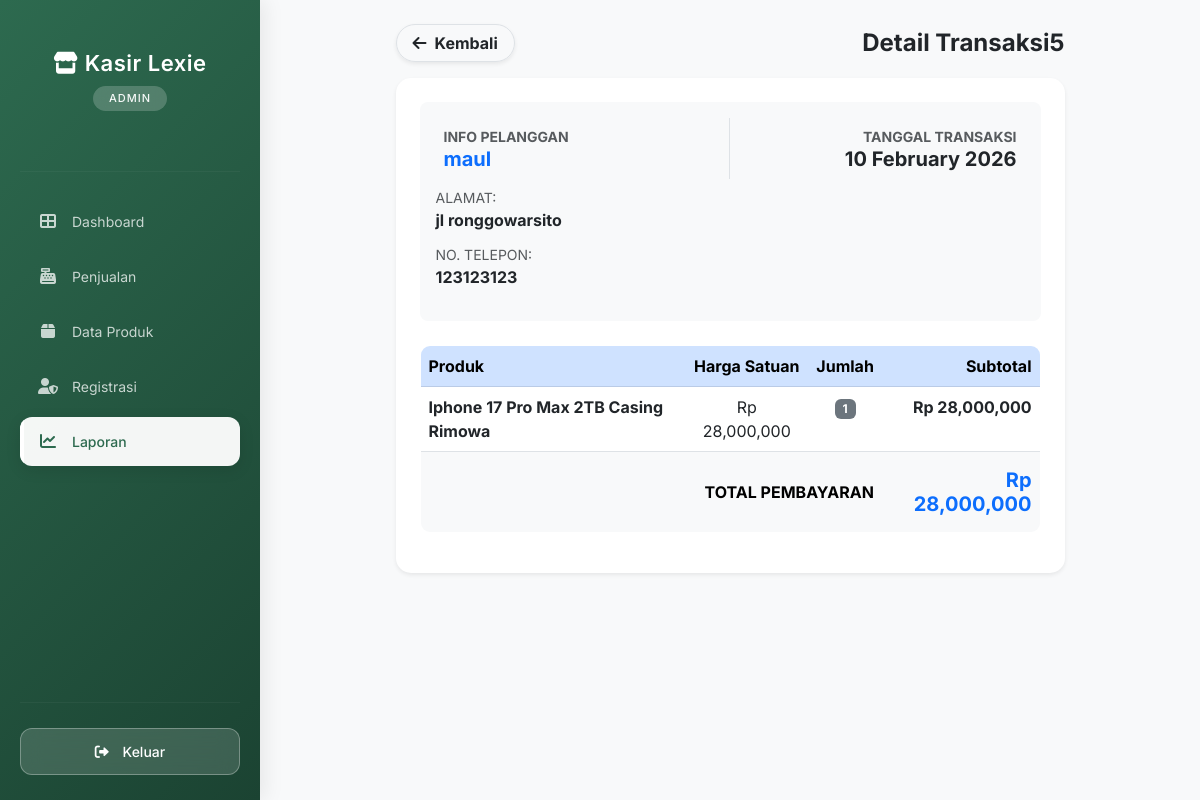
Screenshot of /kasir/admin/laporan/detail.php?id=5 (signed in) with the database file from the repository.
### tables this page shows
CREATE TABLE `penjualan` (
  `PenjualanID` int(11) NOT NULL,
  `TanggalPenjualan` date NOT NULL,
  `TotalHarga` decimal(10,2) NOT NULL,
  `PelangganID` int(11) NOT NULL
);

CREATE TABLE `pelanggan` (
  `PelangganID` int(11) NOT NULL,
  `NamaPelanggan` varchar(255) NOT NULL,
  `Alamat` text NOT NULL,
  `NomorTelepon` varchar(15) NOT NULL
);

CREATE TABLE `detailpenjualan` (
  `DetailID` int(11) NOT NULL,
  `PenjualanID` int(11) NOT NULL,
  `ProdukID` int(11) NOT NULL,
  `JumlahProduk` int(11) NOT NULL,
  `Subtotal` decimal(10,2) NOT NULL
);

CREATE TABLE `produk` (
  `ProdukID` int(11) NOT NULL,
  `NamaProduk` varchar(255) NOT NULL,
  `Harga` decimal(10,2) NOT NULL,
  `Stok` int(11) NOT NULL
);

### kasir/admin/laporan/detail.php (the view, shortened to what this page needs)
<?php
include '../../main/connect.php';
$id = $_GET['id'];
$query = mysqli_query($conn, "SELECT * FROM penjualan
         JOIN pelanggan ON penjualan.PelangganID = pelanggan.PelangganID
         WHERE PenjualanID = '$id'");
$data = mysqli_fetch_array($query);
?>
<!DOCTYPE html>
<html lang="id">
<head>
    <link href="https://cdn.jsdelivr.net/npm/bootstrap@5.3.0/dist/css/bootstrap.min.css" rel="stylesheet">
    <link rel="stylesheet" href="https://cdnjs.cloudflare.com/ajax/libs/font-awesome/6.0.0/css/all.min.css">
</head>
<body class="bg-light">
    <div class="d-flex">
        <?php include '../../template/sidebar.php'; ?>
        <div class="container-fluid p-4">
            <div class="col-md-9 mx-auto">
                <div class="d-flex justify-content-between align-items-center mb-3">
                    <a href="index.php" class="btn btn-hover btn-white shadow-sm border rounded-pill px-3 fw-bold">
                        <i class="fas fa-arrow-left me-2"></i>Kembali
                    </a>
                    <h4 class="fw-bold m-0">Detail Transaksi<?= $id; ?></h4>
                </div>
                <div class="card card-detail shadow-sm">
                    <div class="card-body p-4">
                        <div class="row mb-4 bg-light p-3 rounded-3 g-0">
                            <div class="col-md-6 border-end p-2">
                                <small class="text-muted d-block fw-bold">INFO PELANGGAN</small>
                                <h5 class="fw-bold text-primary m-0"><?= $data['NamaPelanggan']; ?></h5>
                            </div>
                            <div class="col-md-6 p-2 text-md-end">
                                <small class="text-muted d-block fw-bold">TANGGAL TRANSAKSI</small>
                                <h5 class="fw-bold m-0"><?= date('d F Y', strtotime($data['TanggalPenjualan'])); ?></h5>
                            </div>
                            <small class="text-muted d-block mt-2">ALAMAT:</small>
                            <p class="fw-bold mb-1"><?= $data['Alamat']; ?></p>
                            <small class="text-muted d-block mt-2">NO. TELEPON:</small>
                            <p class="fw-bold"><?= $data['NomorTelepon']; ?></p>
                        </div>
                        <div class="table-responsive">
                            <table class="table border">
                                <thead class="table-primary">
                                    <tr>
                                        <th>Produk</th>
                                        <th class="text-center">Harga Satuan</th>
                                        <th class="text-center">Jumlah</th>
                                        <th class="text-end">Subtotal</th>
                                    </tr>
                                </thead>
                                <tbody>
                                    <?php
                                    $detail = mysqli_query($conn, "SELECT * FROM detailpenjualan
                                              JOIN produk ON detailpenjualan.ProdukID = produk.ProdukID
                                              WHERE PenjualanID = '$id'");
                                    while($d = mysqli_fetch_array($detail)){
                                    ?>
                                    <tr>
                                        <td><span class="fw-bold"><?= $d['NamaProduk']; ?></span></td>
                                        <td class="text-center">Rp <?= number_format($d['Harga']); ?></td>
                                        <td class="text-center"><span class="badge bg-secondary"><?= $d['JumlahProduk']; ?></span></td>
                                        <td class="text-end fw-bold">Rp <?= number_format($d['Subtotal']); ?></td>
                                    </tr>
                                    <?php } ?>
                                </tbody>
                                <tfoot>
                                    <tr class="table-light">
                                        <th colspan="3" class="text-end py-3">TOTAL PEMBAYARAN</th>
                                        <th class="text-end py-3 text-primary h5 fw-bold">Rp <?= number_format($data['TotalHarga']); ?></th>
                                    </tr>
                                </tfoot>
                            </table>
                        </div>
                    </div>
                </div>
            </div>
        </div>
    </div>
</body>
</html>

### kasir/admin/laporan/detail.php (style rules this page uses)
.card-detail { border-radius: 15px; border: none; }
.table { border-radius: 10px; overflow: hidden; }

### kasir/template/sidebar.php (style rules this page uses)
* { font-family: 'Inter', sans-serif; }

### rows the page displays
penjualan: PelangganID.NamaPelanggan "maul", TanggalPenjualan "10 February 2026", PelangganID.Alamat "jl ronggowarsito", PelangganID.NomorTelepon "123123123", TotalHarga "28,000,000"
detailpenjualan: ProdukID.NamaProduk "Iphone 17 Pro Max 2TB Casing Rimowa", ProdukID.Harga "28,000,000", JumlahProduk "1", Subtotal "28,000,000"

### other values shown
$_SESSION['role'] "ADMIN"
$id "5"
